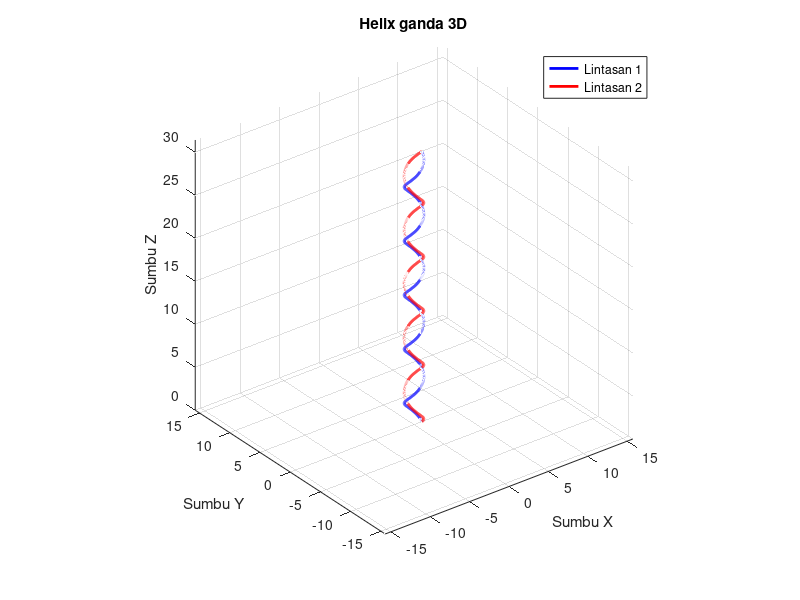

The MATLAB source for this figure:
t = linspace(0, 10*pi, 1000)

# Pendefinisian z
z = t;

# menentukan nilai lintasan 1
x1 = cos(t);
y1 = sin(t);

# menentukan nilai lintasan 2
x2 = cos(t);
y2 = -sin(t);

% Plotting
figure;

plot3(x1, y1, z, 'b', 'LineWidth', 2); # Lintasan 1
hold on;
plot3(x2, y2, z, 'r', 'LineWidth', 2); # Lintasan 2
hold off;
title('Helix ganda 3D');
legend('Lintasan 1', 'Lintasan 2');
xlabel('Sumbu X');
ylabel('Sumbu Y');
zlabel('Sumbu Z');
grid on;
axis equal;
